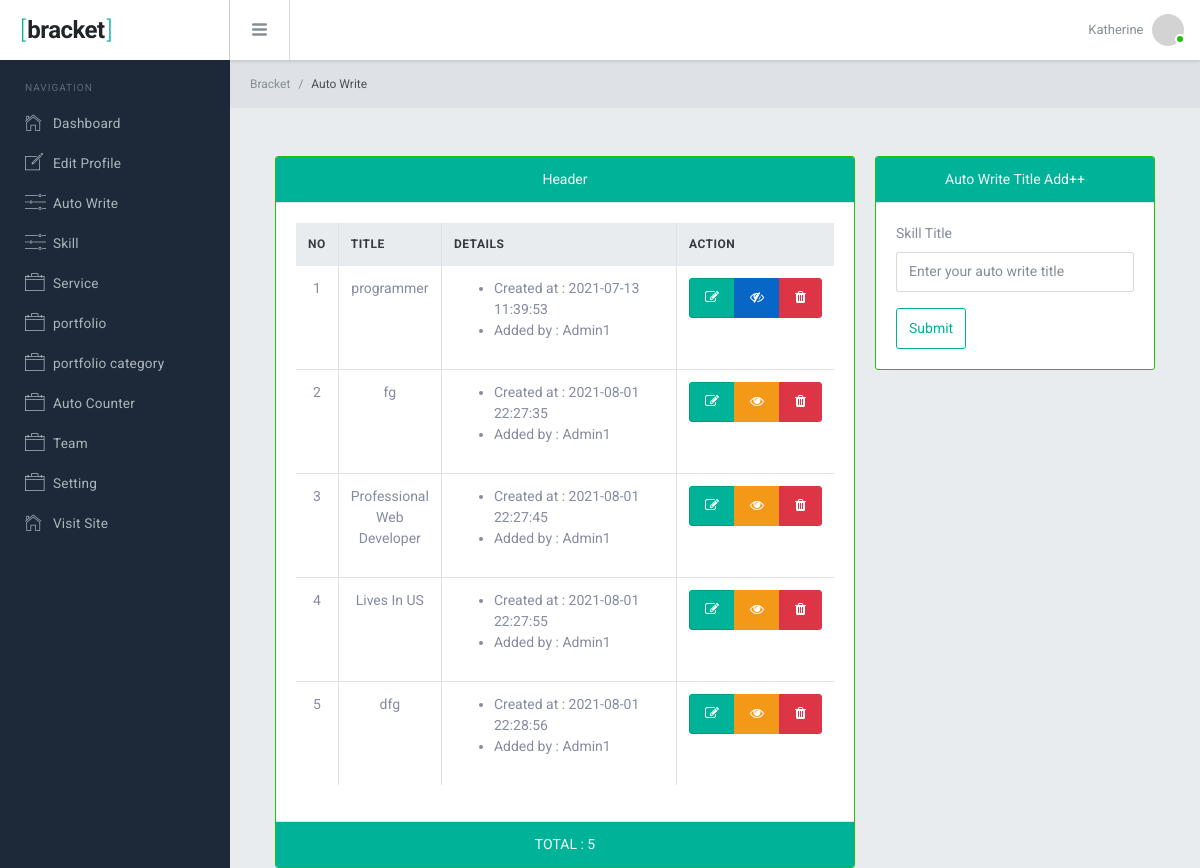
Page /auto_write/auto_write.php (signed in) on the committed database.
### tables this page shows
CREATE TABLE `auto_writes` (
  `id` int(10) NOT NULL,
  `auto_write_title` varchar(200) NOT NULL,
  `added_by` int(10) NOT NULL,
  `created_at` datetime NOT NULL,
  `status` int(10) NOT NULL DEFAULT 1
);

CREATE TABLE `users` (
  `id` int(10) NOT NULL,
  `name` varchar(100) NOT NULL,
  `email` varchar(100) NOT NULL,
  `password` varchar(100) NOT NULL
);

### include/function.php (called while the page is built, shortened)
<?php
function db()
{
    $con = mysqli_connect(server, username, password, database);
    return $con;
}
function data_read($table_name, $status)
{
   $select_query = "SELECT * FROM $table_name WHERE status = $status";
   if ($status == 0) {
      $select_query = "SELECT * FROM $table_name";
   }
   $mysqli_query = mysqli_query(db(), $select_query);
   return $mysqli_query;
}
function user_name_read($user_id)
{
   $user_query = "SELECT * FROM users WHERE id = $user_id";
   $user_form_db = mysqli_query(db(), $user_query);
   $user_assoc = mysqli_fetch_assoc($user_form_db);
   return $user_assoc['name'];
}

### auto_write/auto_write.php (the view, shortened to what this page needs)
<?php
require_once '../include/function.php';
$auto_writes = data_read("auto_writes", 0);
$count = 1;
require_once '../include/header.php';
require_once '../include/nav.php';
?>
<div class="br-mainpanel">
   <div class="br-pageheader pd-y-15 pd-l-20">
      <nav class="breadcrumb pd-0 mg-0 tx-12">
         <a class="breadcrumb-item" href="../dashboard/dashboard.php">Bracket</a>
         <span class="breadcrumb-item active">Auto Write</span>
      </nav>
   </div>
   <div class="br-pagebody mg-t-5 pd-x-30">
      <div class="container mt-5">
         <div class="row row-sm">
            <div class="col-md-8">
               <div class="card text-center border-success">
                  <div class="card-header bg-teal text-light">
                     Header
                  </div>
                  <div class="card-body">
                     <table class="table table-bordered table-hover">
                        <thead class="thead-light text-uppercase ">
                           <tr>
                              <th>No</th>
                              <th>Title</th>
                              <th>Details</th>
                              <th>Action</th>
                           </tr>
                        </thead>
                        <tbody>
                           <?php
                           foreach ($auto_writes as $data) :
                           ?>
                              <tr>
                                 <td><?= $count++ ?></td>
                                 <td><?= $data['auto_write_title'] ?></td>
                                 <td width='250' class="text-left">
                                    <ul>
                                       <li>Created at : <?= $data['created_at'] ?></li>
                                       <li>Added by : <?= user_name_read($data['added_by']) ?></li>
                                    </ul>
                                 </td>
                                 <td>
                                    <div class="btn-group" role="group" aria-label="Basic example">
                                       <a href="" class="btn btn-teal  pd-x-15"><i class="fa fa-edit"></i></a>
                                       <a href="../include/action.php?table_name=auto_writes&id=<?= $data['id'] ?>&action=show_hide&status=<?= ($data['status']) ?>" class="btn btn-<?= ($data['status'] == 1) ? "warning" : "primary" ?> pd-x-15"><i class="fa <?= ($data['status'] == 1) ? "fa-eye" : "fa-eye-slash" ?>"></i></a>
                                       <a href="../include/action.php?table_name=auto_writes&id=<?= $data['id'] ?>&action=single_delete" class="btn btn-danger pd-x-15"><i class="fa fa-trash"></i></a>
                                    </div>
                                 </td>
                              </tr>
                           <?php
                           endforeach;
                           ?>
                        </tbody>
                     </table>
                  </div>
                  <div class="card-footer bg-teal text-light text-uppercase">
                     total : <?= $auto_writes->num_rows ?>
                  </div>
               </div>
            </div>
            <div class="col-md-4">
               <div class="card border-success">
                  <div class="card-header text-center bg-teal text-light">
                     Auto Write Title Add++
                  </div>
                  <div class="card-body">
                     <form action="auto_write_code.php" method="post">
                        <div class="form-group">
                           <label for="my-input">Skill Title</label>
                           <input id="my-input" placeholder="Enter your auto write title" class="form-control <?= (isset($_SESSION['auto_write_title_requried'])) || (isset($_SESSION['auto_write_title_exist'])) ? "is-invalid" : "" ?>" type=" text" name="auto_write_title" value="<?php
                                                                                                                                                                                                                                                                                       if (isset($_SESSION['auto_write_title'])) {
                                                                                                                                                                                                                                                                                          echo $_SESSION['auto_write_title'];
                                                                                                                                                                                                                                                                                          unset($_SESSION['auto_write_title']);
                                                                                                                                                                                                                                                                                       }
                                                                                                                                                                                                                                                                                       ?>">
                        </div>
                        <button type="submit" class="btn btn-outline-teal">Submit</button>
                     </form>
                  </div>
               </div>
            </div>
         </div>
      </div>
   </div>
</div>
<?php
require_once '../include/footer.php';
?>

### rows in the picture
auto_writes: auto_write_title "programmer", created_at "2021-07-13 11:39:53", added_by.name "Admin1", status 2 (drawn)
auto_writes: auto_write_title "fg", created_at "2021-08-01 22:27:35", added_by.name "Admin1", status 1 (drawn)
auto_writes: auto_write_title "Professional Web Developer", created_at "2021-08-01 22:27:45", added_by.name "Admin1", status 1 (drawn), id "5"
auto_writes: auto_write_title "Lives In US", created_at "2021-08-01 22:27:55", added_by.name "Admin1", status 1 (drawn)
auto_writes: auto_write_title "dfg", created_at "2021-08-01 22:28:56", added_by.name "Admin1", status 1 (drawn)
